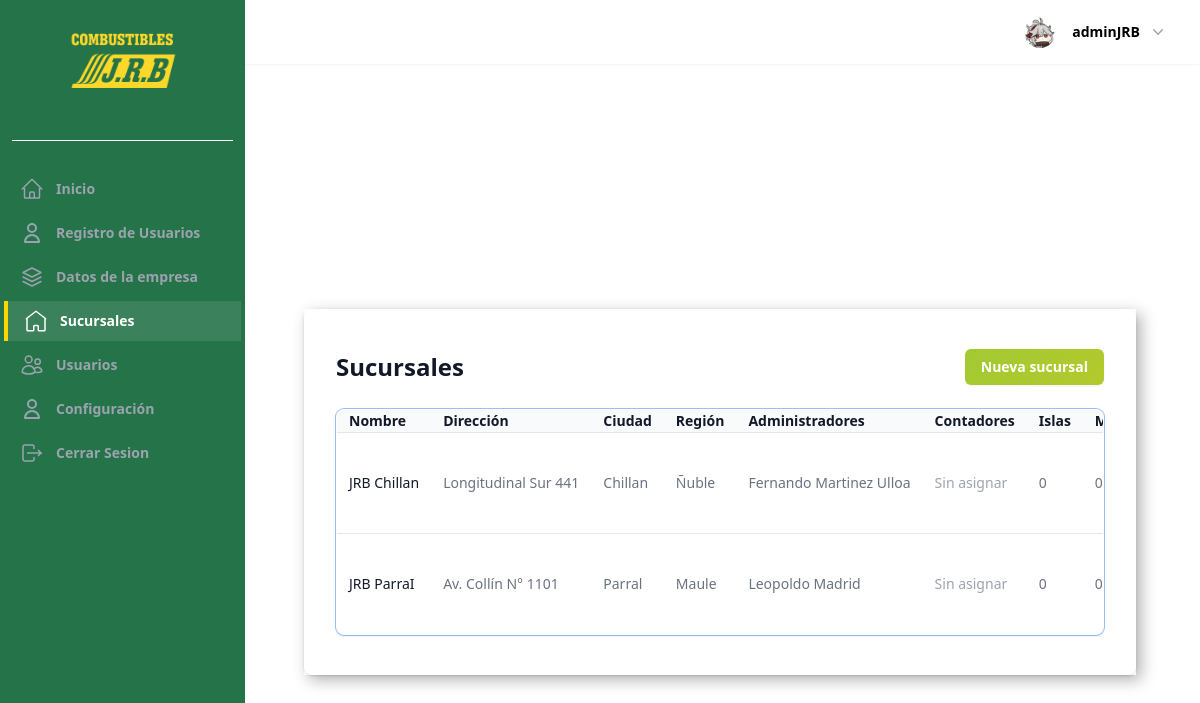
/sucursales/ (signed in), run on an earlier commit of the app's database.
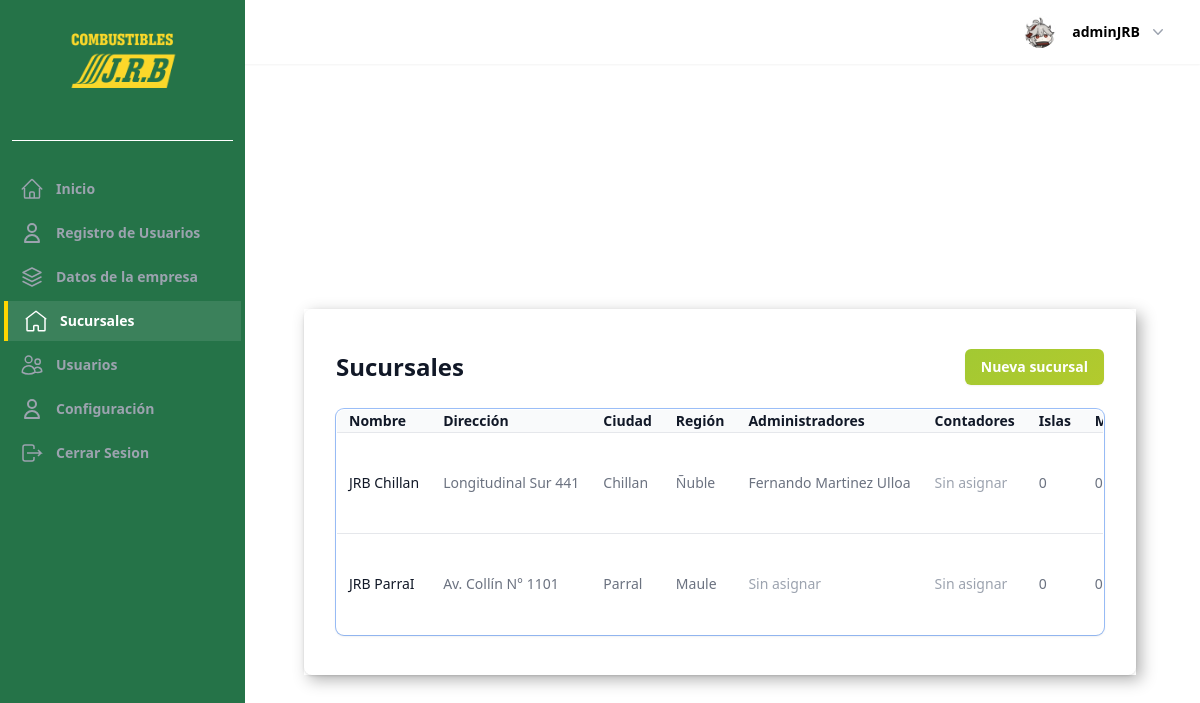
And on a later commit of the database.
### UsuarioApp/models.py (models this page shows, shortened)
class Profile(models.Model):
    last_activity = models.DateTimeField(null=True, blank=True)
    image = models.ImageField(upload_to=profile_picture_path, default="profile.webp")
    user_FK = models.OneToOneField(
        User, on_delete=models.CASCADE, related_name="profile",
    )
    position_FK = models.ForeignKey(
        Position, on_delete=models.SET_NULL, null=True, blank=True
    )
    company_rut = models.CharField(
        max_length=12,
        blank=True,
        null=True,
        validators=[
            RegexValidator(
                regex=r"^[0-9.]+-[0-9kK]{1}$",
                message="Ingrese un RUT válido en el formato 12.345.678-9",
            )
        ],
        verbose_name="RUT Empresa",
    )
    phone = models.CharField(max_length=20, blank=True, verbose_name="Teléfono")
    gender = models.CharField(
        max_length=1,
        choices=GENDER_CHOICES,
        null=True,
        blank=True,
        verbose_name="Sexo",
    )
    date_of_birth = models.DateField(
        null=True,
        blank=True,
        verbose_name="Fecha de nacimiento",
    )
    salario = models.DecimalField(
        max_digits=10, decimal_places=2, null=True, blank=True, verbose_name="Salario",
    )
    address = models.CharField(max_length=255, blank=True, verbose_name="Dirección")
    date_of_hire = models.DateField(null=True, blank=True, verbose_name="Fecha de contratación")
    is_partime = models.BooleanField(
        default=False,
        choices=[(True, "Tiempo completo"), (False, "Medio tiempo")],
        verbose_name="Tipo de jornada",
    )
    examen_medico = models.FileField(
        upload_to="documentos/examenes/",
        null=True,
        blank=True,
        verbose_name="Examen médico",
    )
    contrato = models.FileField(
        upload_to="documentos/contratos/",
        null=True,
        blank=True,
        verbose_name="Contrato",
    )
    current_branch = models.ForeignKey(
        Sucursal,
        on_delete=models.SET_NULL,
        null=True,
        blank=True,
        related_name="current_profiles",
        verbose_name="Sucursal actual",
    )
    def save(self, *args, **kwargs):
        update_last_activity = kwargs.pop("update_last_activity", False)
        if update_last_activity:
            self.last_activity = timezone.now()
            kwargs["update_fields"] = ["last_activity"]
        if self.pk:
            handle_old_image(Profile, self.pk, self.image)
        super(Profile, self).save(*args, **kwargs)
        if self.image and os.path.exists(self.image.path):
            resize_image(self.image.path, 300)
            crop_image(self.image.path, 300)
    def update_last_activity(self):
        self.save(update_last_activity=True)
    def _has_permission(self, code: str) -> bool:
        return bool(self.position_FK and self.position_FK.permission_code == code)
    def is_owner(self) -> bool:
        return self._has_permission("OWNER")
    class Meta:
        verbose_name = "Perfil"
        verbose_name_plural = "Perfiles"
        ordering = ["-id"]

### sucursalApp/models.py (models this page shows, shortened)
class Sucursal(models.Model):
    company = models.ForeignKey(
        "homeApp.Company",
        on_delete=models.CASCADE,
        related_name="branches",
        verbose_name="Empresa",
    )
    name = models.CharField("Nombre", max_length=255)
    address = models.CharField("Dirección", max_length=255)
    city = models.CharField("Ciudad", max_length=100)
    region = models.CharField("Región", max_length=100)
    phone = models.CharField("Teléfono", max_length=30, blank=True)
    email = models.EmailField("Correo electrónico", blank=True)
    islands = models.PositiveIntegerField("Islas", default=0)
    created_at = models.DateTimeField("Fecha de creación", auto_now_add=True)
    updated_at = models.DateTimeField("Fecha de actualización", auto_now=True)
    class Meta:
        verbose_name = "Sucursal"
        verbose_name_plural = "Sucursales"
        ordering = ("name",)
    @property
    def machines_count(self) -> int:
        islands = SucursalStaff._get_related_items(self, "branch_islands")
        return sum(
            SucursalStaff._count_items(
                SucursalStaff._get_related_items(island, "machines")
            )
            for island in islands
        )
    @property
    def nozzles_count(self) -> int:
        return sum(
            machine.nozzles.count()
            for island in self.branch_islands.all()
            for machine in island.machines.all()
        )
    def get_staff_for_role(self, role: str | Iterable[str]):
        if isinstance(role, str):
            roles: Sequence[str | None] = (role,)
        else:
            roles = tuple(role)
        assignments = [
            assignment
            for assignment in self.staff.all()
            if assignment.role in roles
        ]
        return [assignment.profile for assignment in assignments]
    @property
    def administrators(self):
        return self.get_staff_for_role("ADMINISTRATOR")
    @property
    def accountants(self):
        return self.get_staff_for_role("ACCOUNTANT")

### sucursalApp/views.py (the view)
# urls.py: path("", views.SucursalListView.as_view(), name="sucursal_list"),
class SucursalListView(OwnerCompanyMixin, FormMixin, ListView):
    model = Sucursal
    template_name = "pages/sucursales/sucursal_list.html"
    context_object_name = "sucursales"
    form_class = SucursalForm
    success_url = reverse_lazy("sucursal_list")
    def get_queryset(self) -> QuerySet[Sucursal]:
        company = self.get_company()
        if company is None:
            return Sucursal.objects.none()
        return (
            Sucursal.objects.filter(company=company)
            .select_related("company")
            .prefetch_related(
                Prefetch(
                    "branch_islands",
                    queryset=Island.objects.prefetch_related(
                        Prefetch(
                            "machines",
                            queryset=Machine.objects.prefetch_related("nozzles"),
                        )
                    ),
                ),
                Prefetch(
                    "staff",
                    queryset=SucursalStaff.objects.select_related(
                        "profile__user_FK", "profile__position_FK"
                    ),
                ),
            )
        )

### templates/pages/sucursales/sucursal_list.html (shortened to what this page needs)
{% extends "components/Layout/base_pages.html" %}
{% block content_pages %}
  <div class="flex items-center justify-between mb-6">
    <h1 class="text-2xl font-semibold text-gray-900">Sucursales</h1>
    <a
      href="{% url 'sucursal_create' %}"
      class="inline-flex items-center rounded-md bg-gradient-to-br px-4 py-2 text-sm font-semibold text-white shadow-sm hover:bg-blue-500 focus-visible:outline focus-visible:outline-2 focus-visible:outline-offset-2 focus-visible:outline-blue-600"
    >
      Nueva sucursal
    </a>
  </div>
  {% if sucursales %}
    <div class="overflow-hidden rounded-lg shadow ring-1 ring-black ring-opacity-5">
      <table class="min-w-full divide-y divide-gray-300">
        <thead class="bg-gray-50">
          <tr>
            <th scope="col" class="px-3 py-3.5 text-left text-sm font-semibold text-gray-900">Nombre</th>
            <th scope="col" class="px-3 py-3.5 text-left text-sm font-semibold text-gray-900">Dirección</th>
            <th scope="col" class="px-3 py-3.5 text-left text-sm font-semibold text-gray-900">Ciudad</th>
            <th scope="col" class="px-3 py-3.5 text-left text-sm font-semibold text-gray-900">Región</th>
            <th scope="col" class="px-3 py-3.5 text-left text-sm font-semibold text-gray-900">Administradores</th>
            <th scope="col" class="px-3 py-3.5 text-left text-sm font-semibold text-gray-900">Contadores</th>
            <th scope="col" class="px-3 py-3.5 text-left text-sm font-semibold text-gray-900">Islas</th>
            <th scope="col" class="px-3 py-3.5 text-left text-sm font-semibold text-gray-900">Máquinas</th>
          </tr>
        </thead>
        <tbody class="divide-y divide-gray-200 bg-white">
          {% for sucursal in sucursales %}
            <tr>
              <td class="whitespace-nowrap px-3 py-4 text-sm text-gray-900 font-medium">{{ sucursal.name }}</td>
              <td class="whitespace-nowrap px-3 py-4 text-sm text-gray-500">{{ sucursal.address }}</td>
              <td class="whitespace-nowrap px-3 py-4 text-sm text-gray-500">{{ sucursal.city }}</td>
              <td class="whitespace-nowrap px-3 py-4 text-sm text-gray-500">{{ sucursal.region }}</td>
              <td class="whitespace-nowrap px-3 py-4 text-sm text-gray-500">
                {% if sucursal.administrators %}
                  <ul class="space-y-1">
                    {% for profile in sucursal.administrators %}
                      {% with full_name=profile.user_FK.get_full_name %}
                        <li>{{ full_name|default:profile.user_FK.username }}</li>
                      {% endwith %}
                    {% endfor %}
                  </ul>
                {% else %}
                  <span class="text-gray-400">Sin asignar</span>
                {% endif %}
              </td>
              <td class="whitespace-nowrap px-3 py-4 text-sm text-gray-500">
                {% if sucursal.accountants %}
                  <ul class="space-y-1">
                    {% for profile in sucursal.accountants %}
                      {% with full_name=profile.user_FK.get_full_name %}
                        <li>{{ full_name|default:profile.user_FK.username }}</li>
                      {% endwith %}
                    {% endfor %}
                  </ul>
                {% else %}
                  <span class="text-gray-400">Sin asignar</span>
                {% endif %}
              </td>
              <td class="whitespace-nowrap px-3 py-4 text-sm text-gray-500">{{ sucursal.branch_islands.count }}</td>
              <td class="whitespace-nowrap px-3 py-4 text-sm text-gray-500">{{ sucursal.machines_count }}</td>
            </tr>
          {% endfor %}
        </tbody>
      </table>
    </div>
  {% else %}
    <p class="text-sm text-gray-500">Aún no has creado sucursales.</p>
  {% endif %}
{% endblock content_pages %}

### templates/components/header/components/profile.html (shortened to what this page needs)
{% load static %}
<div class="relative" x-data="{ openUser: false }">
  <button type="button" class="-m-1.5 flex items-center p-1.5" id="user-menu-button" aria-expanded="false" aria-haspopup="true" @click="openUser = !openUser">
    <img class="h-8 w-8 rounded-full bg-gray-50" src="{{ request.user.profile.image.url }}" alt="perfil">
    <span class="hidden lg:flex lg:items-center">
      <span class="ml-4 text-sm font-semibold leading-6 text-black" aria-hidden="true">{{ request.user }}</span>
      <svg class="ml-2 h-5 w-5 text-gray-400" viewBox="0 0 20 20" fill="currentColor" aria-hidden="true">
        <path fill-rule="evenodd" d="M5.23 7.21a.75.75 0 011.06.02L10 11.168l3.71-3.938a.75.75 0 111.08 1.04l-4.25 4.5a.75.75 0 01-1.08 0l-4.25-4.5a.75.75 0 01.02-1.06z" clip-rule="evenodd" />
      </svg>
    </span>
  </button>
</div>

What changed in the data, as far as the page shows it:
changed Sucursal "JRB ParraI": loses Profile (user_FK.get_full_name "Leopoldo Madrid"); now shows "Sin asignar"
